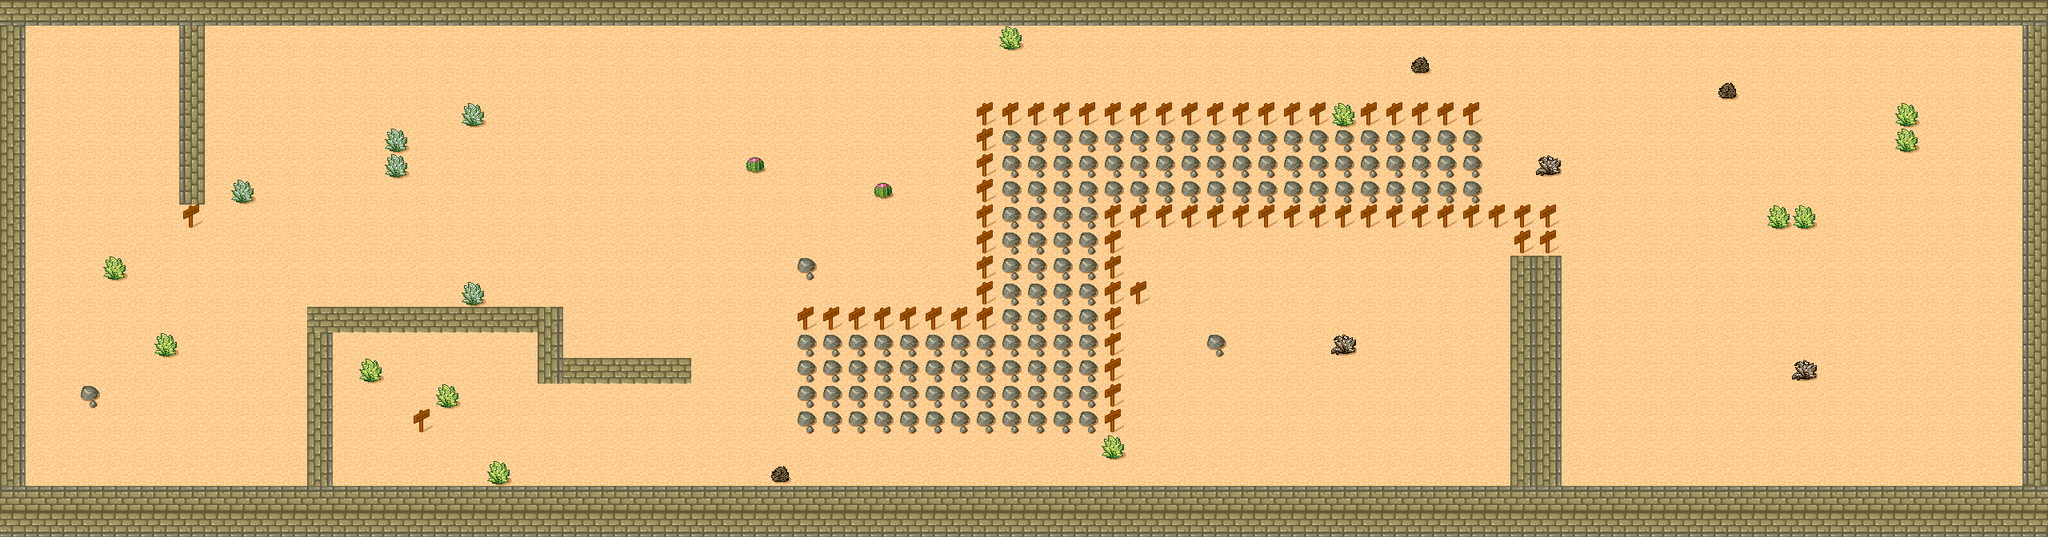

This game map was drawn from its Tiled (.tmx) file and the tilesets committed beside it. A one-line description and the trimmed map source follow:
An orthogonal 80x21 tile map with 32x32 px tiles, 2 tile layers (GroundLayer, WallsLayer), 2 tilesets.

<map version="1.0" orientation="orthogonal" width="80" height="21" tilewidth="32" tileheight="32">
 <tileset firstgid="1" name="TopDownDesert" tilewidth="32" tileheight="32" spacing="1" margin="1">
  <image source="level.png" trans="6080e0" width="265" height="199" />
 </tileset>
 <tileset firstgid="49" name="GridCellSelector" tilewidth="32" tileheight="32">
  <image source="GridCellSelector.png" trans="dc6e00" width="40" height="40" />
 </tileset>
 <layer name="GroundLayer" width="80" height="21">
  <properties>
   <property name="collidable" value="false" />
  </properties>
  <data>[1680 cells, 1680 non-empty, 8 distinct tile ids]</data>
 </layer>
 <layer name="WallsLayer" width="80" height="21">
  <properties>
   <property name="collidable" value="true" />
  </properties>
  <data>[1680 cells, 1680 non-empty, 7 distinct tile ids]</data>
 </layer>
</map>
